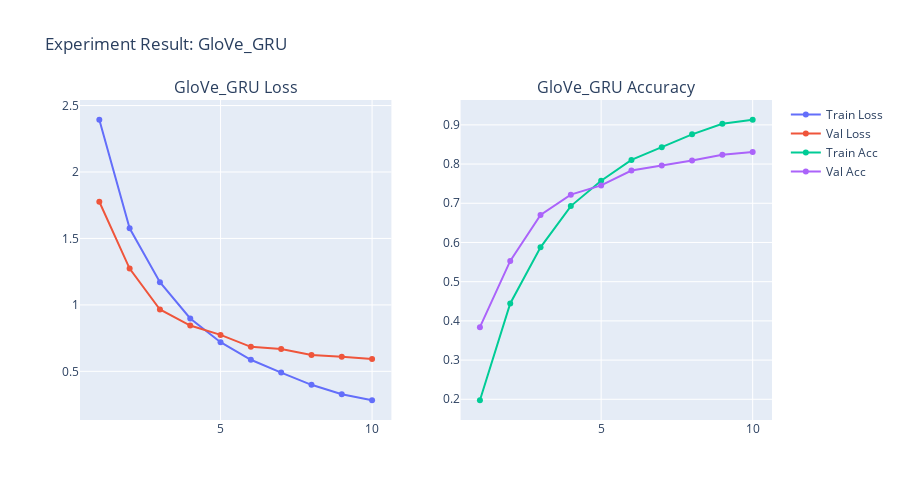

The notebook cell this image was saved under:
### Markdown cell above
### 학습 3. Glove x GRU

### Code cell
# 3. GloVe
history_glove = run_experiment(glove_embedding_matrix, "GloVe_GRU", epochs=10)

### Figure 1 — Plotly figure (JSON) as saved in the notebook; plotly's stock layout.template omitted (floating-point values rounded to 4 significant figures)
{"data": [{"mode": "lines+markers", "name": "Train Loss", "type": "scatter", "x": [1, 2, 3, 4, 5, 6, 7, 8, 9, 10], "xaxis": "x", "y": [2.393, 1.576, 1.171, 0.8977, 0.719, 0.5872, 0.4905, 0.3987, 0.3274, 0.2825], "yaxis": "y"}, {"mode": "lines+markers", "name": "Val Loss", "type": "scatter", "x": [1, 2, 3, 4, 5, 6, 7, 8, 9, 10], "xaxis": "x", "y": [1.776, 1.273, 0.9654, 0.8446, 0.7744, 0.6843, 0.6686, 0.6227, 0.6094, 0.5924], "yaxis": "y"}, {"mode": "lines+markers", "name": "Train Acc", "type": "scatter", "x": [1, 2, 3, 4, 5, 6, 7, 8, 9, 10], "xaxis": "x2", "y": [0.1976, 0.4445, 0.5877, 0.6928, 0.7574, 0.8107, 0.843, 0.8758, 0.9028, 0.9131], "yaxis": "y2"}, {"mode": "lines+markers", "name": "Val Acc", "type": "scatter", "x": [1, 2, 3, 4, 5, 6, 7, 8, 9, 10], "xaxis": "x2", "y": [0.3839, 0.553, 0.6702, 0.722, 0.7456, 0.7835, 0.7964, 0.809, 0.824, 0.831], "yaxis": "y2"}], "layout": {"annotations": [{"font": {"size": 16}, "showarrow": false, "text": "GloVe_GRU Loss", "x": 0.225, "xanchor": "center", "xref": "paper", "y": 1, "yanchor": "bottom", "yref": "paper"}, {"font": {"size": 16}, "showarrow": false, "text": "GloVe_GRU Accuracy", "x": 0.775, "xanchor": "center", "xref": "paper", "y": 1, "yanchor": "bottom", "yref": "paper"}], "height": 500, "showlegend": true, "title": {"text": "Experiment Result: GloVe_GRU"}, "xaxis": {"anchor": "y", "domain": [0, 0.45]}, "xaxis2": {"anchor": "y2", "domain": [0.55, 1]}, "yaxis": {"anchor": "x", "domain": [0, 1]}, "yaxis2": {"anchor": "x2", "domain": [0, 1]}}}
